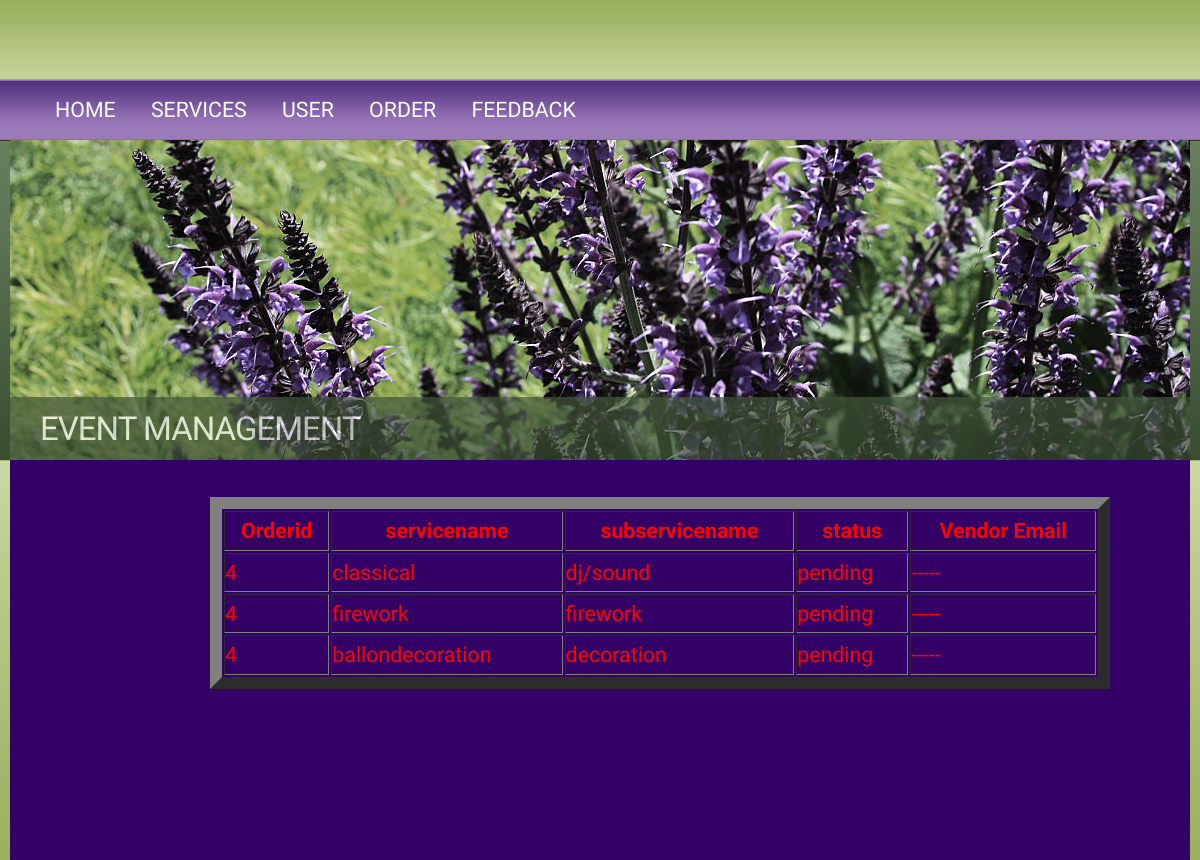
Page /admin_order.php?a=4 on the committed database.
### tables this page shows
CREATE TABLE IF NOT EXISTS `order_master` (
  `orderid` int(40) NOT NULL,
  `servicename` varchar(30) NOT NULL,
  `pending` varchar(30) NOT NULL,
  `sername` varchar(30) NOT NULL,
  `vemail` varchar(30) NOT NULL
);

### admin_order.php (the view, shortened to what this page needs)
<!DOCTYPE html PUBLIC "-//W3C//DTD XHTML 1.0 Strict//EN" "http://www.w3.org/TR/xhtml1/DTD/xhtml1-strict.dtd">
<html xmlns="http://www.w3.org/1999/xhtml">
<head>
<link rel="stylesheet" type="text/css" href="style.css" />
</head>
<body>
<div id="outer">
	<div id="header">
		<div id="nav">
			<ul>
				<li><a href="welcomeadmin.php">Home</a></li>
				<li><a href="adminservices.php">Services</a></li>
				<li><a href="viewuser.php">User</a></li>
				<li><a href="vieworders.php">Order</a></li>
				<li><a href="feedback.php">Feedback</a></li>
			</ul>
		</div>
	</div>
	<div id="banner">
		<img src="images/pic02.jpg" width="1180" height="320" alt="" />
		<div id="logo">
			<h2><a href="#">Event management </a></h2>
		</div>
	</div>
	<div id="main" style="height:400px; background:#306;">
		<?php
			$id = $_REQUEST['a'];
			$con = mysqli_connect("localhost", "root", "", "project1");
			$query = "SELECT * FROM order_master WHERE orderid='$id'";
			$rid = mysqli_query($con, $query) or die(mysqli_error());
			echo "<table border='12' align='center' width='900' class='tab2' style='color:red;'>";
			echo "<tr><th>Orderid</th><th>servicename</th><th>subservicename</th><th>status</th><th>Vendor Email</th></tr>";
			while ($res = mysqli_fetch_array($rid)) {
				echo "<tr><td>".$res['orderid']."</td><td>".$res['servicename']."</td><td>".$res['sername']."</td><td>".$res['pending']."</td><td>".$res['vemail']."</td></tr>";
			}
		?>
	</div>
	<br class="clear" />
</div>
</body>
</html>

### style.css (style rules this page uses)
* { margin: 0; padding: 0; }
a { text-decoration: underline; color: #E477D4; }
body { font-size: 16pt; line-height: 1.75em; background: #98ae5b url(images/bg.jpg) repeat-x top left; color: #C7CFC8; }
body,input { font-family: Jura, sans-serif; }
h1,h2,h3,h4 { text-transform: uppercase; font-weight: normal; letter-spacing: -1px; }
h2 { font-size: 1.55em; }
h2,h3,h4 { margin-bottom: 1em; color: #FFF; }
ul { margin: 0 0 1.5em 0; list-style: none; padding: 0; }
ul li { margin: 0; padding: 6px 0; }
#banner { position: relative; padding: 0; height: 320px; width: 1180px; margin: 0 0 0 0; background: #FFF; }
#header { position: relative; padding: 0px; height: 60px; width: 1120px; }
#logo { position: absolute; bottom: 0; left: 0px; height: 63px; width: 100%; line-height: 63px; background: url(images/logo.jpg) repeat-x bottom right; opacity: 0.7; }
#logo a { text-decoration: none; color: #fff; padding: 0 30px; }
#main { position: relative; padding: 0; width:100%; margin:0px auto; background: #FFF; }
#nav { top: 0; left: 0; height: 80px; line-height: 60px; padding: 0 30px 0 30px; width: 1120px; margin: 0; }
#nav a { text-decoration: none; text-transform: uppercase; letter-spacing: 2; color: #FFF; }
#nav ul { list-style: none; }
#nav ul li { display: inline; padding: 0 15px 0 15px; }
#outer { position: relative; width: 1180px; margin: 80px auto 0 auto; }

### admin_order.php (style rules this page uses)
.tab2 { margin-left: 200px; }
a { text-decoration: none; }

### rows in the picture
order_master: orderid "4", servicename "classical", sername "dj/sound", pending "pending", vemail "-----"
order_master: orderid "4", servicename "firework", sername "firework", pending "pending", vemail "-----"
order_master: orderid "4", servicename "ballondecoration", sername "decoration", pending "pending", vemail "-----"
